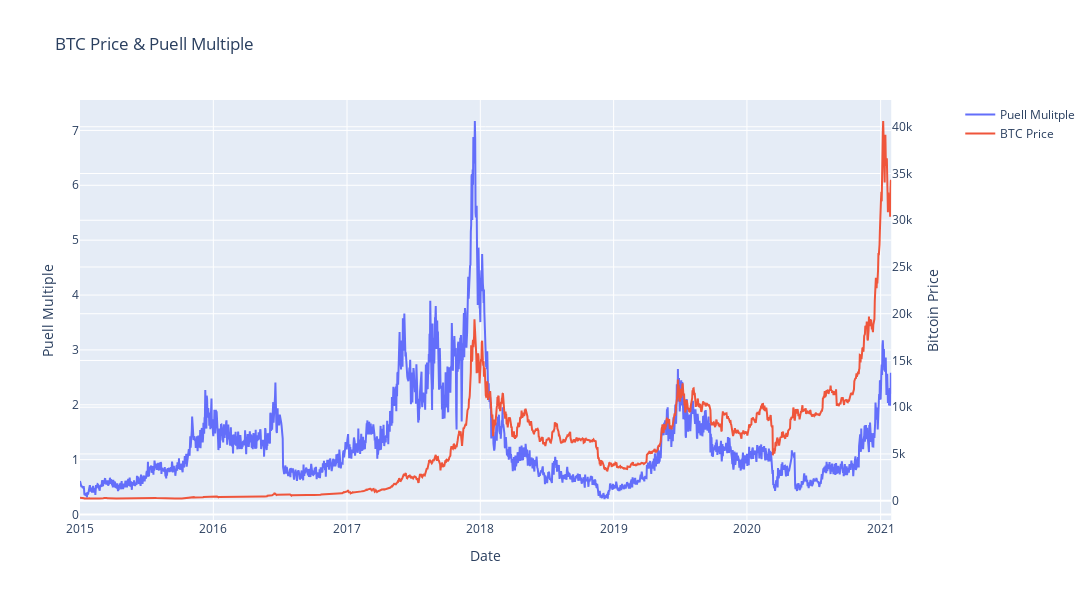

The code cell stored with this chart in its notebook:
### Code cell
#Create dual Y axis plot to visualize puell multiple along with btc price

fig3 = make_subplots(specs=[[{'secondary_y':True}]])

#fig3=go.Figure()

fig3.add_trace(
    go.Scatter(mode = 'lines',x=puell_df['date'],y=puell_df['puell_multiple'], name = 'Puell Mulitple'),
    secondary_y=False 
)

fig3.add_trace(
    go.Scatter(mode = 'lines',x=BTC_price_df['date'], y =BTC_price_df ['price_usd_close'], name = 'BTC Price'),
    secondary_y=True 
)

fig3.update_layout(
    height = 600,width = 1500,
    title_text = 'BTC Price & Puell Multiple'
)

fig3.update_xaxes(title_text = 'Date')

fig3.update_yaxes(title_text='Puell Multiple', secondary_y= False)
fig3.update_yaxes(title_text='Bitcoin Price', secondary_y= True)



fig3.show()

### Figure 1 — Plotly figure (JSON) as saved in the notebook; plotly's stock layout.template omitted (floating-point values rounded to 4 significant figures; data arrays with more than 128 entries replaced by an {"elided": "..."} marker saying what was removed)
{"data": [{"mode": "lines", "name": "Puell Mulitple", "type": "scatter", "x": {"elided": "2222 str values"}, "xaxis": "x", "y": {"elided": "2222 float values"}, "yaxis": "y"}, {"mode": "lines", "name": "BTC Price", "type": "scatter", "x": {"elided": "2222 str values"}, "xaxis": "x", "y": {"elided": "2222 float values"}, "yaxis": "y2"}], "layout": {"height": 600, "title": {"text": "BTC Price & Puell Multiple"}, "width": 1500, "xaxis": {"anchor": "y", "autorange": true, "domain": [0, 0.94], "range": ["2015-01-01", "2021-01-30"], "title": {"text": "Date"}, "type": "date"}, "yaxis": {"anchor": "x", "autorange": true, "domain": [0, 1], "range": [-0.09934, 7.554], "title": {"text": "Puell Multiple"}, "type": "linear"}, "yaxis2": {"anchor": "x", "autorange": true, "overlaying": "y", "range": [-2064.0, 42860.0], "side": "right", "title": {"text": "Bitcoin Price"}, "type": "linear"}}}
